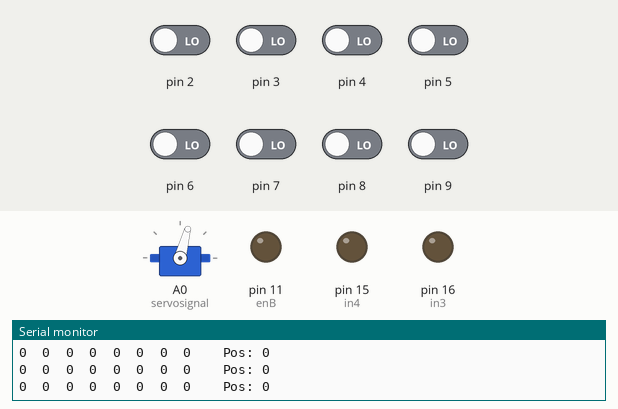
Bench run of a sketch on a simulated Arduino Uno, built with avr-gcc and run on an emulated ATmega328P. Parts: servo, output pins drawn as LEDs (lit = HIGH), the last lines printed to the serial monitor. Inputs (shaded band) come from the test bench; at power-on: pin 2–9 LOW.

Above: at 1.3 s.
1.4 s: pin 5 driven HIGH
At 2.2 s:
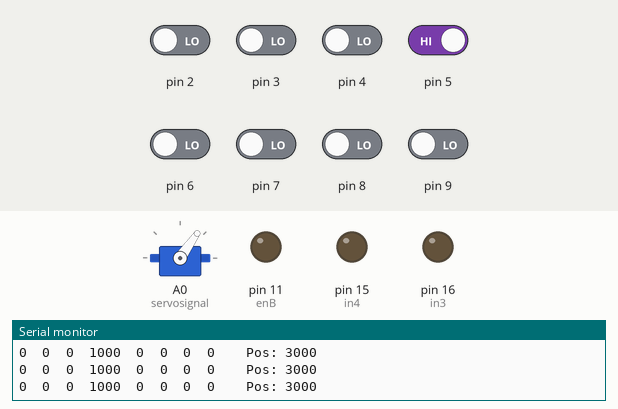
2.9 s: pin 8 driven HIGH
At 3.9 s:
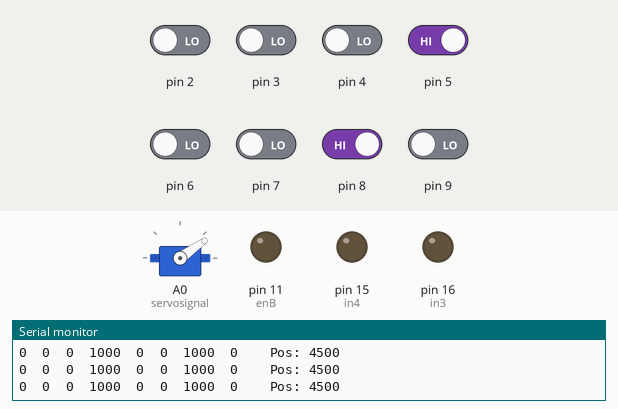
4.4 s: pin 5 driven LOW
At 4.8 s:
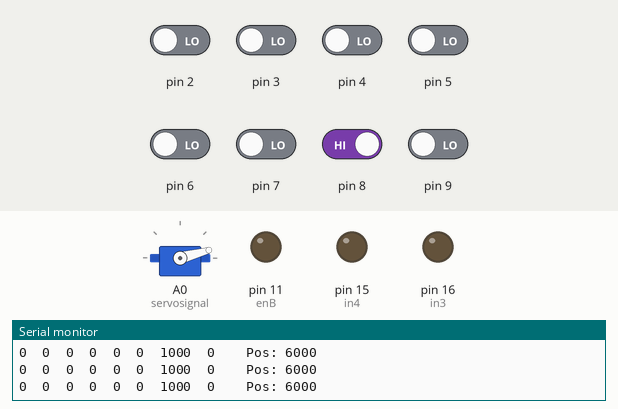
5.9 s: pin 3 driven HIGH
At 6.6 s:
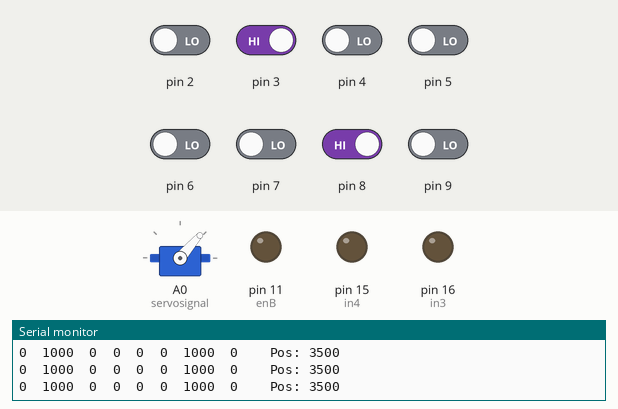
7.4 s: pin 2 driven HIGH
At 8.4 s:
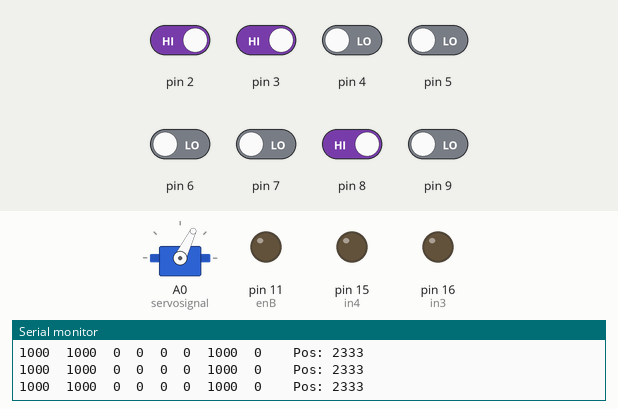
8.9 s: pin 4 driven HIGH
At 9.4 s:
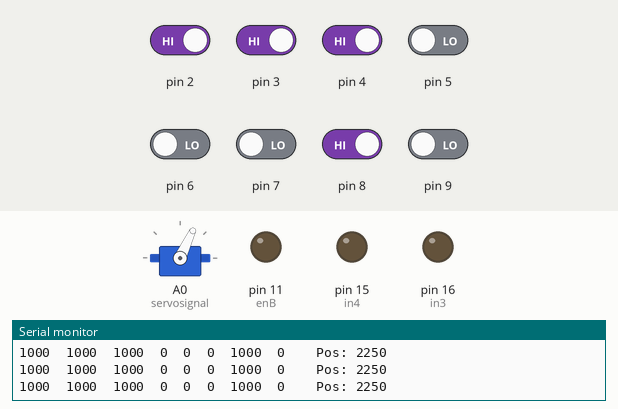
Timing chart, 0 to 11.9 s (numbered marks = the images above; inputs shaded):
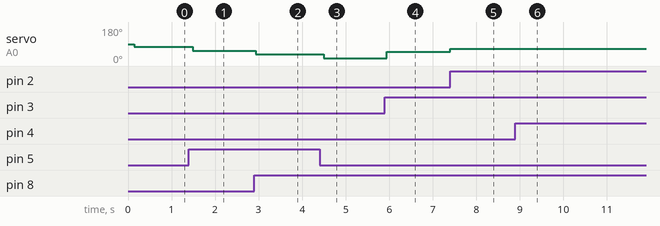

Measured:
- after the input at 1.4 s, servo on A0 (servosignal): 75° → 55° after 0.09 s
- after the input at 2.9 s, servo on A0 (servosignal): 55° → 35° at once
- after the input at 4.4 s, servo on A0 (servosignal): 35° → 15° after 0.10 s
- after the input at 5.9 s, servo on A0 (servosignal): 15° → 49° after 0.05 s
- after the input at 7.4 s, servo on A0 (servosignal): 49° → 64° at once
- after the input at 8.9 s, servo on A0 (servosignal): 64° → 65° after 0.06 s

The sketch:

TestIR.ino
```cpp
#include<Servo.h>
#include <QTRSensors.h>
#include <EEPROMex.h>
#include<NewPing.h>

#define NUM_SENSORS   8
#define TIMEOUT       2500
#define EMITTER_PIN   QTR_NO_EMITTER_PIN
#define enB           11
#define in3           16
#define in4           15
#define servosignal   A0
#define trigger       10
#define triggerR      13
#define triggerL      12
#define echo          A3
#define echoR         A5
#define echoL         A4
#define addrCalibratedMinimumOn 0
#define addrCalibratedMaximumOn 100

#define vmaxconst     90 //90 bei Jonas
#define vplatoon  0.8
#define vplatoonfirst  0.5
#define distanceMinConst 18
#define distanceMinConstPlatooning 10
#define stopDistance 8
#define vstep 5
#define steeringAngleMin 15 //15 bei Jonas
#define steeringAngleMax 75 //75  bei Jonas
#define steeringDiff 30 //30 bei Jonas
#define vSteeringFactor 25
#define minValue 1500 //500 bei Jonas
#define maxValue  6000 //7000 bei Jonas

#define MaxDistanceSonar   200

NewPing sonarM(trigger, echo, MaxDistanceSonar);
NewPing sonarR(triggerR, echoR, MaxDistanceSonar);
NewPing sonarL(triggerL, echoL, MaxDistanceSonar);
Servo steering;
int velocity = 0;
int vmax = vmaxconst;
int distanceMin = distanceMinConst;
int steeringAngle = 45;

QTRSensorsRC qtrrc((unsigned char[]) {
  2, 3, 4, 5, 6, 7, 8, 9
},
NUM_SENSORS, TIMEOUT, EMITTER_PIN);
unsigned int sensorValues[NUM_SENSORS];


void readQTR()
{
  Serial.println();
  Serial.println("Reading Calibration Data...");

   for (int i = 0; i < NUM_SENSORS; i++)
  {
    Serial.print(qtrrc.calibratedMinimumOn[i]);
    Serial.print(' ');
  }
  Serial.println();

  // print the calibration maximum values measured when emitters were on
  for (int i = 0; i < NUM_SENSORS; i++)
  {
    Serial.print(qtrrc.calibratedMaximumOn[i]);
    Serial.print(' ');
  }
  Serial.println();

}
void recallQTR()
{
  Serial.println();
  Serial.println("Recalling Calibration Data from EEPROM...");

  qtrrc.calibrate();
  EEPROM.readBlock<unsigned int>(addrCalibratedMinimumOn, qtrrc.calibratedMinimumOn, 8);
  EEPROM.readBlock<unsigned int>(addrCalibratedMaximumOn, qtrrc.calibratedMaximumOn, 8);

  Serial.println("EEPROM Recall Complete");
}
void steer(int angle) {
  if (angle >= steeringAngleMin && angle <= steeringAngleMax) {
    steering.write(angle);
  }
  else if (angle < steeringAngleMin) {
    steering.write(steeringAngleMin);
  }
  else if (angle > steeringAngleMax) {
    steering.write(steeringAngleMax);
  }
}


void setup() {
  Serial.begin(9600);
  steering.attach(servosignal);
  pinMode(enB, OUTPUT);
  pinMode(in3, OUTPUT);
  pinMode(in4, OUTPUT);
  digitalWrite(in3, LOW);
  digitalWrite(in4, LOW);
  analogWrite(enB, 0);

  pinMode(trigger, OUTPUT);
  pinMode(echo, INPUT);
  pinMode(triggerL, OUTPUT);
  pinMode(echoL, INPUT);
  pinMode(triggerR, OUTPUT);
  pinMode(echoR, INPUT);

  recallQTR();
  readQTR();
}

void loop() {

  unsigned int position = qtrrc.readLine(sensorValues);
  for (unsigned char i = 0; i < NUM_SENSORS; i++)
    {
    Serial.print(sensorValues[i]);
    Serial.print('\t');
    }
  int p = position ;
  Serial.print("  Pos: ");
  Serial.print(p);
  Serial.println();

  //TODO

  if ( p < minValue) {
    p = minValue;
  }
  if (p > maxValue) {
    p = maxValue;
  }
  steeringAngle = map(p, minValue, maxValue, steeringAngleMax, steeringAngleMin);
  steer(steeringAngle);

  delay(100);
}
```
